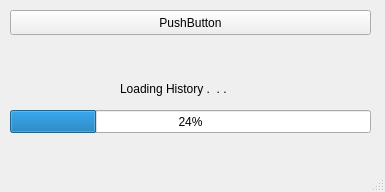
<?xml version="1.0" encoding="UTF-8"?>
<ui version="4.0">
 <class>MainWindow</class>
 <widget class="QMainWindow" name="MainWindow">
  <property name="geometry">
   <rect>
    <x>0</x>
    <y>0</y>
    <width>385</width>
    <height>192</height>
   </rect>
  </property>
  <property name="windowTitle">
   <string>yt_Scraper</string>
  </property>
  <widget class="QWidget" name="centralwidget">
   <widget class="QProgressBar" name="progressBar">
    <property name="geometry">
     <rect>
      <x>10</x>
      <y>110</y>
      <width>361</width>
      <height>23</height>
     </rect>
    </property>
    <property name="value">
     <number>24</number>
    </property>
   </widget>
   <widget class="QLabel" name="lbl1">
    <property name="geometry">
     <rect>
      <x>120</x>
      <y>80</y>
      <width>161</width>
      <height>17</height>
     </rect>
    </property>
    <property name="text">
     <string>Loading History .  . .</string>
    </property>
   </widget>
   <widget class="QPushButton" name="pushButton">
    <property name="geometry">
     <rect>
      <x>10</x>
      <y>10</y>
      <width>361</width>
      <height>25</height>
     </rect>
    </property>
    <property name="text">
     <string>PushButton</string>
    </property>
   </widget>
  </widget>
  <widget class="QMenuBar" name="menubar">
   <property name="geometry">
    <rect>
     <x>0</x>
     <y>0</y>
     <width>385</width>
     <height>22</height>
    </rect>
   </property>
  </widget>
  <widget class="QStatusBar" name="statusbar"/>
 </widget>
 <resources/>
 <connections/>
</ui>
